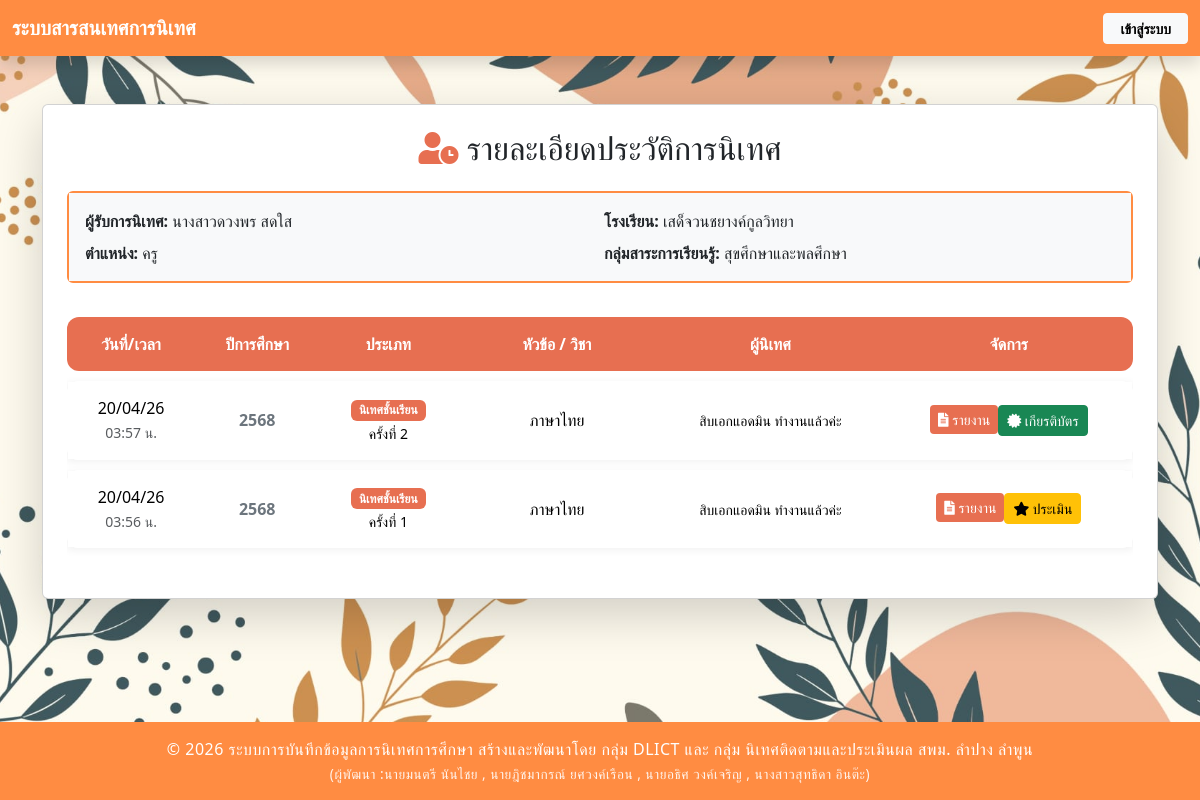
The app's page /session_details.php?teacher_pid=3100100000006 with its own data.
### tables this page shows
CREATE TABLE `school` (
  `school_id` int(11) NOT NULL COMMENT 'รหัสโรงเรียน',
  `school_name` varchar(255) DEFAULT NULL COMMENT 'ชื่อโรงเรียน'
);

CREATE TABLE `position` (
  `position_id` int(11) NOT NULL COMMENT 'รหัสตำแหน่ง',
  `position_name` varchar(255) DEFAULT NULL COMMENT 'ชื่อตำแหน่ง'
);

CREATE TABLE `subject_group` (
  `subjectgroup_id` int(11) NOT NULL COMMENT 'รหัสกลุ่มสาระฯ',
  `subjectgroup_name` varchar(255) DEFAULT NULL COMMENT 'ชื่อกลุ่มสาระการเรียนรู้'
);

### session_details.php (the view, shortened to what this page needs)
<?php
require_once __DIR__ . '/config/db_connect.php';
$is_supervisor = isset($_SESSION['is_logged_in']) && $_SESSION['is_logged_in'] === true;
$teacher_pid = $_GET['teacher_pid'] ?? $_POST['teacher_pid'] ?? null;
$academic_year = $_GET['academic_year'] ?? $_POST['academic_year'] ?? '';
$teacher_info = null;
$results      = [];
try {
    $sql_teacher = "
        SELECT
            CONCAT(IFNULL(p.prefix_name,''), t.f_name, ' ', t.l_name) AS teacher_full_name,
            s.school_name AS SchoolName,
            pos.position_name AS teacher_position,
            sg.subjectgroup_name
        FROM teacher t
        LEFT JOIN prefix p ON t.prefix_id = p.prefix_id
        LEFT JOIN school s ON t.school_id = s.school_id
        LEFT JOIN position pos ON t.position_id = pos.position_id
        LEFT JOIN subject_group sg ON t.subjectgroup_id = sg.subjectgroup_id
        WHERE t.t_pid = :pid
    ";
    $stmt = $conn->prepare($sql_teacher);
    $stmt->execute([':pid' => $teacher_pid]);
    $teacher_info = $stmt->fetch(PDO::FETCH_ASSOC);
    $stmt = $conn->prepare($sql_history);
    $stmt->execute([
        ':pid1' => $teacher_pid,
        ':pid2' => $teacher_pid,
        ':year' => $academic_year
    ]);
    $results = $stmt->fetchAll(PDO::FETCH_ASSOC);
} catch (PDOException $e) {
    die('<div class="alert alert-danger mt-5 text-center">
        เกิดข้อผิดพลาด: ' . htmlspecialchars($e->getMessage()) . '
    </div>');
}
?>
<!DOCTYPE html>
<html lang="th">
<head>
    <link href="https://cdn.jsdelivr.net/npm/bootstrap@5.3.3/dist/css/bootstrap.min.css" rel="stylesheet">
    <link rel="stylesheet" href="https://cdnjs.cloudflare.com/ajax/libs/font-awesome/5.15.4/css/all.min.css">
    <link rel="stylesheet" href="css/styles.css">
</head>
<body class="bg-light d-flex flex-column min-vh-100">
    <?php include 'navbar.php'; ?>
    <div class="container mt-3 mt-md-5">
        <div class="card shadow-lg p-4">
            <h2 class="card-title text-center mb-4">
                <i class="fas fa-user-clock" style="color: var(--warm-primary);"></i> รายละเอียดประวัติการนิเทศ
            </h2>
            <div class="card mb-4" style="border: 2px solid var(--warm-secondary);">
                <div class="card-body bg-light p-3">
                    <div class="row g-2">
                        <div class="col-12 col-md-6">
                            <strong>ผู้รับการนิเทศ:</strong> <?php echo htmlspecialchars($teacher_info['teacher_full_name']); ?>
                        </div>
                        <div class="col-12 col-md-6">
                            <strong>โรงเรียน:</strong> <?php echo htmlspecialchars($teacher_info['SchoolName']); ?>
                        </div>
                        <div class="col-12 col-md-6">
                            <strong>ตำแหน่ง:</strong> <?php echo htmlspecialchars($teacher_info['teacher_position']); ?>
                        </div>
                        <div class="col-12 col-md-6">
                            <strong>กลุ่มสาระการเรียนรู้:</strong> <?php echo htmlspecialchars($teacher_info['subjectgroup_name'] ?? '-'); ?>
                        </div>
                    </div>
                </div>
            </div>
            <div class="table-responsive">
                <table class="table table-modern text-center w-100">
                    <thead>
                        <tr>
                            <th>วันที่/เวลา</th>
                            <th>ปีการศึกษา</th>
                            <th>ประเภท</th>
                            <th>หัวข้อ / วิชา</th>
                            <th>ผู้นิเทศ</th>
                            <th>จัดการ</th>
                        </tr>
                    </thead>
                    <tbody>
                        <?php if (empty($results)) : ?>
                            <tr>
                                <td colspan="5" class="text-center text-danger fw-bold p-4">
                                    ไม่พบประวัติการนิเทศ
                                </td>
                            </tr>
                        <?php else : ?>
                            <?php foreach ($results as $row) : ?>
                                <tr>
                                    <td class="text-center" style="min-width: 90px;">
                                        <?php echo (new DateTime($row['supervision_date']))->format('d/m/y'); ?><br>
                                        <small class="text-muted"><?php echo (new DateTime($row['supervision_date']))->format('H:i'); ?> น.</small>
                                    </td>
                                    <td class="text-center fw-bold text-secondary">
                                        <?php echo htmlspecialchars($row['academic_year'] ?? '-'); ?>
                                    </td>
                                    <td class="text-center" style="min-width: 100px;">
                                        <?php if ($row['session_type'] === 'normal'): ?>
                                            <span class="badge badge-normal">นิเทศชั้นเรียน</span>
                                            <?php if ($row['time_info']): ?><br><small>ครั้งที่ <?php echo $row['time_info']; ?></small><?php endif; ?>
                                        <?php else: ?>
                                            <span class="badge badge-qw">Quick Win</span>
                                        <?php endif; ?>
                                    </td>
                                    <td class="text-center">
                                        <div class="text-wrap mx-auto" style="min-width: 120px;">
                                            <?php echo htmlspecialchars($row['topic'] ?? ''); ?>
                                        </div>
                                    </td>
                                    <td class="text-center">
                                        <small><?php echo htmlspecialchars($row['supervisor_full_name']); ?></small>
                                    </td>
                                    <td class="text-center" style="min-width: 110px;">
                                        <div class="btn-group" role="group">
                                            <?php
                                            $report_action = ($row['session_type'] === 'normal') ? 'supervision_report.php' : 'quickwin_report.php';
                                            ?>
                                            <form method="POST" action="<?= $report_action ?>" style="display:inline;" target="_blank">
                                            <button type="submit" class="btn btn-sm btn-warm w-100">
                                                    <i class="fas fa-file-alt"></i> รายงาน
                                                </button>
                                            </form>
                                            <?php if (!$is_supervisor): ?>
                                                <?php if ($row['status'] == 0): ?>
                                                    <form method="POST" action="forms/satisfaction_form.php" style="display:inline;">
                                                        <button type="submit" class="btn btn-sm btn-warning w-100">
                                                            <i class="fas fa-star"></i> ประเมิน
                                                        </button>
                                                    </form>
                                                <?php else: ?>
                                                    <?php $cert_action = ($row['session_type'] === 'normal') ? 'certificate.php' : 'certificate_quickwin.php'; ?>
                                                    <form method="POST" action="<?= $cert_action ?>" style="display:inline;" target="_blank">
                                                        <button type="submit" class="btn btn-sm btn-success w-100">
                                                            <i class="fas fa-certificate"></i> เกียรติบัตร
                                                        </button>
                                                    </form>
                                                <?php endif; ?>
                                            <?php endif; ?>
                                        </div>
                                    </td>
                                </tr>
                            <?php endforeach; ?>
                        <?php endif; ?>
                    </tbody>
                </table>
            </div>
        </div>
    </div>
    <?php include 'footer.php'; ?>
</body>
</html>

### css/styles.css (style rules this page uses)
body { background-image: url('../images/bg001.jpg'); background-size: cover; background-repeat: no-repeat; background-position: center center; background-attachment: fixed; background-color: #f8f9fa; }

### session_details.php (style rules this page uses)
:root { --warm-primary: #e76f51; --warm-secondary: #ff8c42; --warm-light: #ffe8d6; --warm-hover: #d65d40; }
.badge-normal { background-color: var(--warm-primary); color: white; }
.table-modern { border-collapse: separate; border-spacing: 0 10px; }
.table-modern thead th { border: none; background-color: var(--warm-primary); color: #ffffff; font-weight: bold; padding: 15px; }
.table-modern tbody tr { background-color: #ffffff; box-shadow: 0 2px 8px rgba(0,0,0,0.06); transition: all 0.3s ease; }
.table-modern tbody td { border: none; padding: 15px; vertical-align: middle; }
.table-modern tbody td:first-child, .table-modern thead th:first-child { border-top-left-radius: 12px; border-bottom-left-radius: 12px; }
.table-modern tbody td:last-child, .table-modern thead th:last-child { border-top-right-radius: 12px; border-bottom-right-radius: 12px; }
.btn-warm { background-color: var(--warm-primary); color: white; border: none; transition: all 0.3s ease; }

### navbar.php (style rules this page uses)
:root { --primary-color: #ff8c42; }

### records on screen
school: school_name "เสด็จวนชยางค์กูลวิทยา", position.position_name "ครู", subject_group.subjectgroup_name "สุขศึกษาและพลศึกษา"

### other values on screen
$teacher_info['teacher_full_name'] "นางสาวดวงพร สดใส"
$row['academic_year'] "2568"
$row['time_info'] "2"
$row['topic'] "ภาษาไทย"
$row['supervisor_full_name'] "สิบเอกแอดมิน ทำงานแล้วค่ะ"
$row['time_info'] "1"
